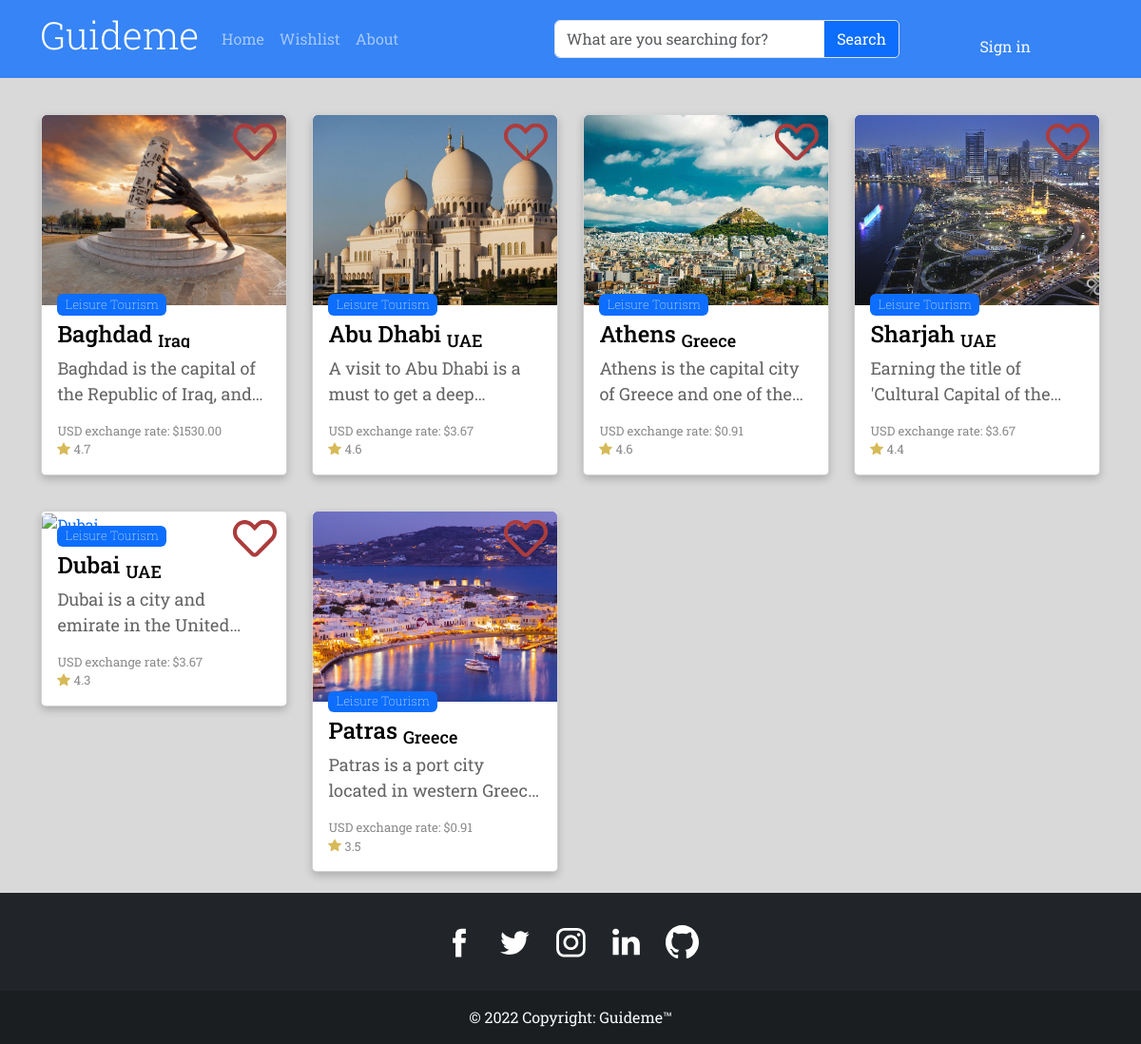
The page /categories/Leisure on the database its author committed.
### pages/models.py (models this page shows, shortened)
class City(models.Model):
    name = models.CharField(max_length=25, verbose_name= 'City Name')
    country = models.ForeignKey(Country, on_delete=models.CASCADE, null= True, to_field='name', db_constraint=False)
    caption = models.TextField(null = True, blank = False, verbose_name='Caption', validators=[validate_min_length,validate_max_length], help_text='Caption length must be between 40 and 2000 characters')
    image = models.ImageField(upload_to='images/%y/%m/%d', default='images/default/defaultImage.jpg', verbose_name='Image')
    exchangeRate = models.DecimalField(max_digits=6,decimal_places=2, verbose_name='Exchage Rate',help_text='The value of the local currency against one USD')
    rating = models.DecimalField(max_digits=2,decimal_places=1, verbose_name='Rating' ,max_length=5, help_text='Must be from 0 to 5')
    activeState = models.BooleanField(default=True, verbose_name='Active State')
    inWishlist = models.ManyToManyField(User, related_name='inWishList', blank=True)
    category = models.ForeignKey(Category, to_field='type', db_constraint=False, on_delete= models.CASCADE, null=True)
    mapSrc = models.TextField(verbose_name='Map Source', blank= True)
    activities = models.ManyToManyField(Activity, blank= True)
    restaurants = models.ManyToManyField(Restaurants, blank=True)
    hotels = models.ManyToManyField(Hotels, blank=True)
    class Meta:
        verbose_name = 'City'
        verbose_name_plural = 'Cities'
        ordering = ['-rating']

class Category(models.Model):
    type = models.CharField(max_length= 22, null=True, blank=True, unique=True)
    class Meta:
        verbose_name = 'Category'
        verbose_name_plural = 'Categories'
    def __str__(self):
        return self.type

class Country(models.Model):
    name = models.CharField(max_length=16, verbose_name='Country Name', unique= True)
    description = models.TextField(null = True, blank = False, verbose_name='Description', validators=[validate_min_length,validate_max_length], help_text='Description length must be between 40 and 2000 characters')
    image = models.ImageField(upload_to='images/%y/%m/%d', default='images/default/defaultImage.jpg', verbose_name='Photo')
    activeState = models.BooleanField(default=True, verbose_name='Active State')
    class Meta:
        verbose_name = 'Country'
        verbose_name_plural = 'Countries'
        ordering = ['name']
    def __str__(self):
        return self.name

### pages/views.py (the view)
# urls.py: path('categories/<str:category>', views.categories, name='categories'),
def categories(request, category):
    cities = City.objects.filter(category=category)
    return render(request, 'pages/categories.html', {'cities': cities})

### templates/pages/categories.html
{% extends 'base.html' %}
{% load static%}
{% block content %}
<div class="safe-area container">
    <div class="row">
        {% for city in cities %}
        <div class="column col-md-2 col-sm-2">
            <div class="card text-light mt-3 p-0" id="{{city.name}}">
                <a href="countries/{{city.country}}/{{city.id}}">
                    <img src="{{city.image.url}}" alt="{{city.name}}" class="card-img-top">
                    <div class="card-body">
                        <div class="badge-container">
                            <div class="badge">{{city.category}} Tourism</div>
                        </div>
                        <h4 class="card-title">{{city.name}} <sub>{{city.country}}</sub></h4>
                        <p class="card-text">{{city.caption}}</p>
                        <p id="exchange-text">USD exchange rate: ${{city.exchangeRate}}</p>
                        <p id="rating-text"><img src="{% static 'img/Icons/star-filled.svg' %}" id="star-icon"
                                class="d-inline">
                            {{city.rating}}</p>
                    </div>
                </a>
                {% if user.is_authenticated %}
                {% if city in user.wishlist.cities.all %}
                <form action="{% url 'wishlist_add_remove' city.id %}" method="POST" target="wishlist-iframe">
                    {% csrf_token %}
                    <button type="submit" id="favorite-btn" class="wishlist-btn"><img class="{{city.name}}F-icon"
                            src="{% static 'img/Icons/Favorite-filled.svg' %}"></b>
                </form>
                {% else %}
                <form action="{% url 'wishlist_add_remove' city.id %}" method="POST">
                    {% csrf_token %}
                    <button type="submit" id="favorite-btn" class="wishlist-btn"><img class="{{city.name}}F-icon"
                            src="{% static 'img/Icons/Favorite-outlined.svg' %}"></button>
                </form>
                {% endif %}
                {% else %}
                <a href="{% url 'signin' %}" id="favorite-btn" class="wishlist-btn"><img class="{{city.name}}F-icon"
                        src="{% static 'img/Icons/Favorite-outlined.svg' %}"></a>
                {% endif %}
            </div>
        </div>
        {% endfor %}
    </div>
</div>
{% endblock content %}

### Guideme/static/css/style.css (style rules this page uses)
:root { --canvas-color: #D9D9D9; --primary-color: #0d6efd; --navbar-bg-color:#0d6efdcc; --heading-text-color: #000; --paragraph-text-color: rgb(100, 100, 100); --on-hover-primary-color: #0d6efd99; --shadow-color: #00000033; --black: #000; --white: #fff; --border-radius: 5px; --paragraph-font-size: 18px; }
body { min-height: 100vh; display: flex; flex-direction: column; background-color:var(--canvas-color); font-family: 'Roboto Slab', serif; }
.card { display: flex; margin: 0% 2% 2% 2%; }
.card a:link { text-decoration: none; }
.card-title { color: var(--heading-text-color); overflow: hidden; text-overflow: ellipsis; display: -webkit-box; -webkit-line-clamp: 1; -webkit-box-orient: vertical; }
#favorite-btn { position:absolute; left: auto; top: 0; right: 0; bottom: auto; margin: auto; background-color: transparent; border: none; transform: scale(70%,70%); }
.badge-container { position: absolute; }
.badge { position: relative; top: -30px; width: fit-content; text-align: center; font-size:small; font-weight: 100; background-color: var(--primary-color); }
#star-icon { width: 14px; }
#rating-text,#exchange-text { opacity: .75; margin: 0%; font-size: small; overflow: hidden; text-overflow: ellipsis; display: -webkit-box; -webkit-line-clamp: 1; -webkit-box-orient: vertical; }
.card-text { overflow: hidden; text-overflow: ellipsis; display: -webkit-box; -webkit-line-clamp: 2; -webkit-box-orient: vertical; }
.card p { color: var(--paragraph-text-color); font-size: var(--paragraph-font-size); }
.card h4 { color: var(--heading-text-color); }
.card-img-top { height: 25vh; width: 100%; object-fit: cover; border-radius: 5px 5px 0 0; }
.column { float: left; width: 25%; margin-bottom: 16px; padding: 0 8px; }
.column div.card { box-shadow: 0 4px 8px 0 var(--shadow-color); border-radius: var(--border-radius); }
.safe-area { padding-top: 13vh; }

### rows shown on the page
City: image (picture), category "Leisure", name "Baghdad", country "Iraq", caption "Baghdad is the capital of the Republic of Iraq,…", exchangeRate "1530.00", rating "4.7"
City: image (picture), category "Leisure", name "Abu Dhabi", country "UAE", caption "A visit to Abu Dhabi is a must to get a…", exchangeRate "3.67", rating "4.6"
City: image (picture), category "Leisure", name "Athens", country "Greece", caption "Athens is the capital city of Greece and one of…", exchangeRate "0.91", rating "4.6"
City: image (picture), category "Leisure", name "Sharjah", country "UAE", caption "Earning the title of 'Cultural Capital of…", exchangeRate "3.67", rating "4.4"
City: category "Leisure", name "Dubai", country "UAE", caption "Dubai is a city and emirate in the…", exchangeRate "3.67", rating "4.3"
City: image (picture), category "Leisure", name "Patras", country "Greece", caption "Patras is a port city located in western…", exchangeRate "0.91", rating "3.5"
